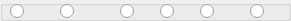
     <widget class="QGroupBox" name="groupBox_3">
      <property name="geometry">
       <rect>
        <x>110</x>
        <y>50</y>
        <width>291</width>
        <height>21</height>
       </rect>
      </property>
      <property name="title">
       <string/>
      </property>
      <widget class="QRadioButton" name="radioButton160RxAnt1">
       <property name="geometry">
        <rect>
         <x>10</x>
         <y>0</y>
         <width>21</width>
         <height>22</height>
        </rect>
       </property>
       <property name="text">
        <string/>
       </property>
      </widget>
      <widget class="QRadioButton" name="radioButton160RxAnt2">
       <property name="geometry">
        <rect>
         <x>60</x>
         <y>0</y>
         <width>21</width>
         <height>22</height>
        </rect>
       </property>
       <property name="text">
        <string/>
       </property>
      </widget>
      <widget class="QRadioButton" name="radioButton160RxAnt3">
       <property name="geometry">
        <rect>
         <x>120</x>
         <y>0</y>
         <width>21</width>
         <height>22</height>
        </rect>
       </property>
       <property name="text">
        <string/>
       </property>
      </widget>
      <widget class="QRadioButton" name="radioButton160RxRX1">
       <property name="geometry">
        <rect>
         <x>160</x>
         <y>0</y>
         <width>21</width>
         <height>22</height>
        </rect>
       </property>
       <property name="text">
        <string/>
       </property>
      </widget>
      <widget class="QRadioButton" name="radioButton160RxRX2">
       <property name="geometry">
        <rect>
         <x>200</x>
         <y>0</y>
         <width>21</width>
         <height>22</height>
        </rect>
       </property>
       <property name="text">
        <string/>
       </property>
      </widget>
      <widget class="QRadioButton" name="radioButton160RxXVRX">
       <property name="geometry">
        <rect>
         <x>250</x>
         <y>0</y>
         <width>21</width>
         <height>22</height>
        </rect>
       </property>
       <property name="text">
        <string/>
       </property>
      </widget>
     </widget>
